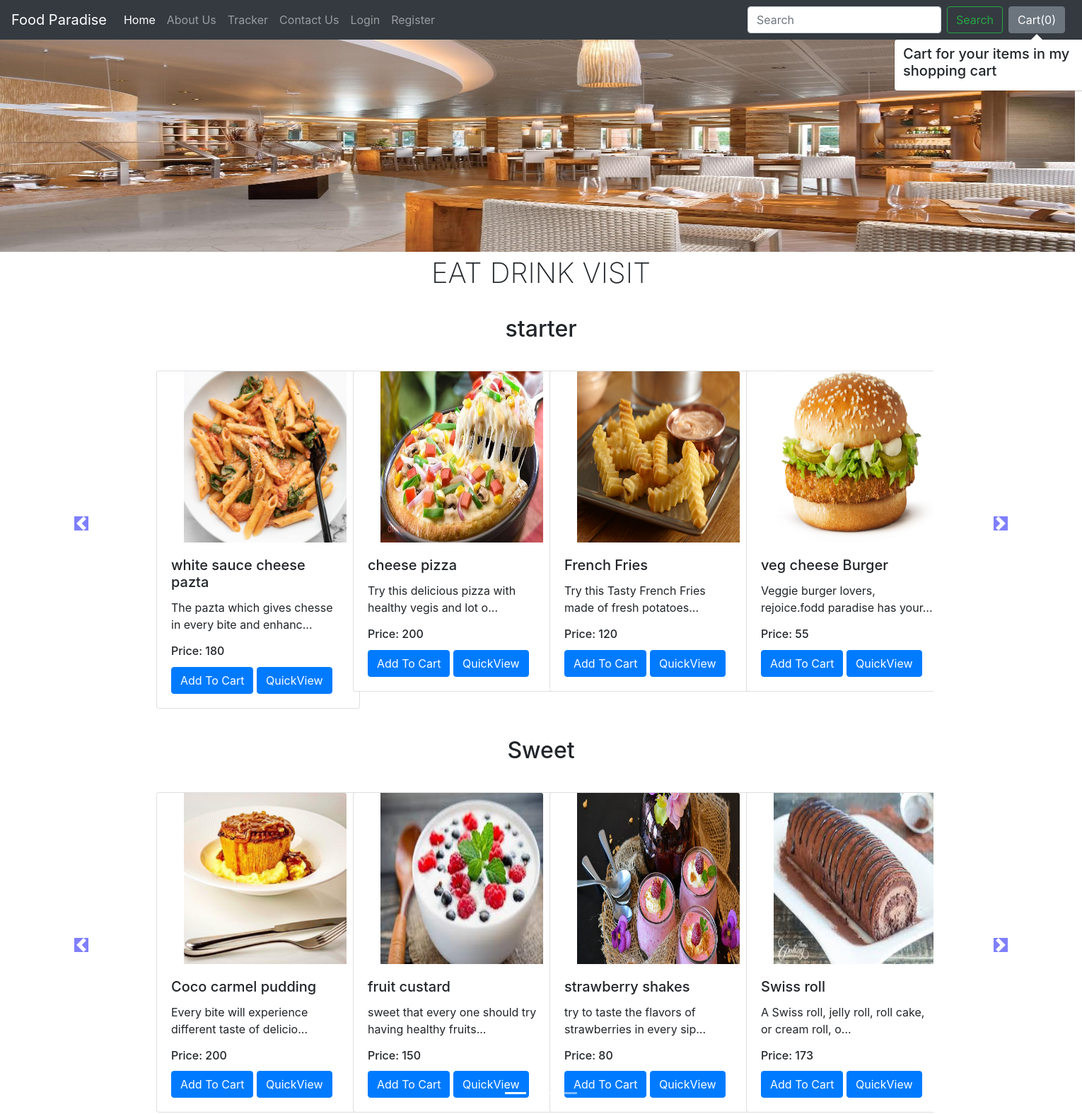
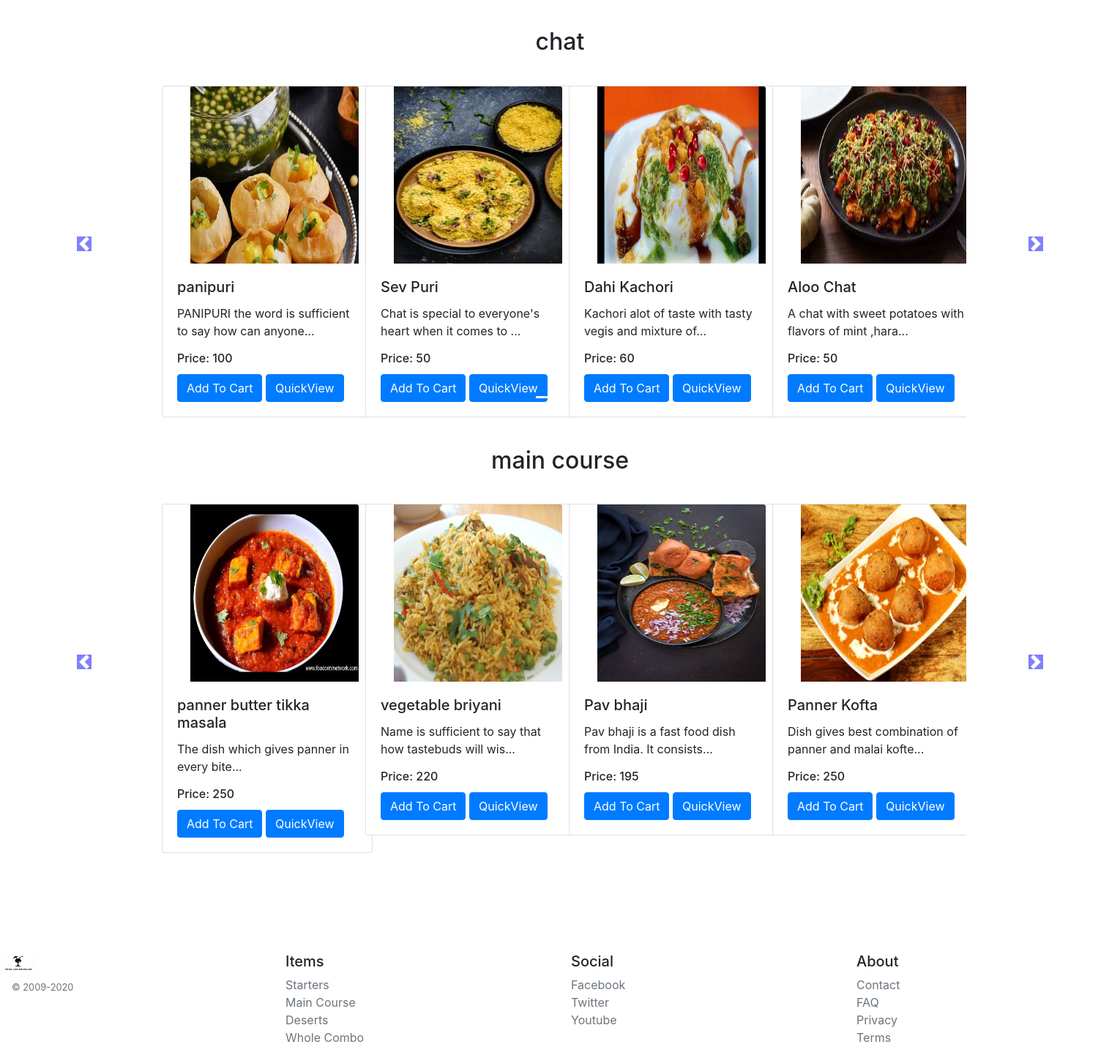
The app's page /shop/ with its own data (2 pictures, top to bottom).
### shop/models.py (models this page shows, shortened)
class Product(models.Model):
    id = models.AutoField(primary_key=True)
    product_name = models.CharField(max_length=50)
    category = models.CharField(max_length=50, default="")
    price = models.IntegerField(default=int('100'),null=True)
    desc = models.CharField(max_length=3000)
    image = models.ImageField(upload_to='shop/images', default="")

### shop/views.py (the view)
# urls.py: path("", views.index,name="ShopHome"),
def index(request):
    allProds=[]
    catprods =Product.objects.values('category','id')
    cats ={item['category'] for item in catprods}
    for cat in cats:
        prod =Product.objects.filter(category=cat)
        n =len(prod)
        nSlides =n//4 +ceil((n/4)-(n//4))
        allProds.append([prod,range(1,nSlides),nSlides])
    params={'allProds':allProds}
    return render(request,"index2.html",params)

### templates/index2.html (shortened to what this page needs)
{% extends 'base.html' %}
{% block body %}
{% load static %}
<div class="ri">
    <img src="/static/bg.jpg" width="1520" height="300" alt="">
</div>
<div class="tu">
    <span class="text1">Eat Drink Visit</span>
</div>
<div class="container">
    {% for product, range, nSlides in allProds %}
    <h2 class="my-4 text-center">{{product.0.category}}</h2>
    <div class="row">
        <div id="demo{{forloop.counter}}" class="col carousel slide my-3" data-ride="carousel">
            <ul class="carousel-indicators">
                <li data-target="#demo{{forloop.counter}}" data-slide-to="0" class="active"></li>
                {% for i in range %}
                <li data-target="#demo{{forloop.parentloop.counter}}" data-slide-to="{{i}}"></li>
                {% endfor %}
            </ul>
            <div class="container carousel-inner no-padding">
                <div class="carousel-item active">
                    {% for i in product %}
                    <div class="col-xs-3 col-sm-3 col-md-3">
                        <div class="card align-items-center" style="width: 18rem;">
                            <img src='/media/{{i.image}}' class="card-img-top" alt="...">
                            <div class="card-body">
                                <h5 class="card-title" id="namepr{{i.id}}">{{i.product_name}}</h5>
                                <p class="card-text">{{i.desc|slice:"0:53"}}...</p>
                                <h6 class="card-title" >Price: <span id="pricepr{{i.id}}">{{i.price}}</span></h6>
                                <span id="divpr{{i.id}}" class="divpr">
                                    <button id="pr{{i.id}}" class="btn btn-primary cart">Add To Cart</button>
                                </span>
                                <a href="/shop/products/{{i.id}}"><button id="qv{{i.id}}" class="btn btn-primary cart">QuickView</button></a>
                            </div>
                        </div>
                    </div>
                    {% if forloop.counter|divisibleby:4 and forloop.counter > 0 and not forloop.last %}
                </div>
                    {% endif %}
                    {% endfor %}
            </div>
        </div>
        <a class="carousel-control-prev" href="#demo{{forloop.counter}}" data-slide="prev">
            <span class="carousel-control-prev-icon"></span>
        </a>
        <a class="carousel-control-next" href="#demo{{forloop.counter}}" data-slide="next">
            <span class="carousel-control-next-icon"></span>
        </a>
    </div>
    {% endfor %}
</div>
{% endblock %}

### templates/base.html (shortened to what this page needs)
{% load static %}
<!doctype html>
<html lang="en">
  <head>
    <link rel="stylesheet" href="https://stackpath.bootstrapcdn.com/bootstrap/4.2.1/css/bootstrap.min.css">
  </head>
  <body>
    <nav class="navbar navbar-expand-lg navbar-dark bg-dark">
  <a class="navbar-brand" href="/shop">Food Paradise</a>
  <div class="collapse navbar-collapse" id="navbarSupportedContent">
    <ul class="navbar-nav mr-auto">
      {% if '/shop/' == request.path %}
        <li class="nav-item">
          <a class="nav-link active" href="/shop">Home <span class="sr-only">(current)</span></a>
        </li>
      {% else %}
        <li class="nav-item">
          <a class="nav-link" href="/shop">Home <span class="sr-only">(current)</span></a>
        </li>
      {% endif %}
      <li class="nav-item">
        {% if '/shop/about' in request.path %}
        <a class="nav-link active" href="/shop/about">About Us</a>
        {% else %}
          <a class="nav-link" href="/shop/about">About Us</a>
          {%endif %}
      </li>
      <li class="nav-item">
        {% if '/shop/tracker' in request.path %}
        <a class="nav-link active" href="/shop/tracker">Tracker</a>
        {% else %}
          <a class="nav-link" href="/shop/tracker">Tracker</a>
        {%endif %}
      </li>
       <li class="nav-item">
        {% if '/shop/contact' in request.path %}
        <a class="nav-link active" href="/shop/contact">Contact Us</a>
        {% else %}
          <a class="nav-link" href="/shop/contact">Contact Us</a>
        {% endif %}
       </li>
      {% if request.user.is_authenticated %}
        <li class="nav-item">
          <a href="#" class="nav-link active">Welcome , {{ request.user }} </a>
        </li>
        <li class="nav-item">
          <a class="nav-link" href="/shop/logout">Logout</a>
        </li>
        {% else %}
          <li class="nav-item">
            {% if '/shop/login' in request.path %}
            <a class="nav-link active" href="/shop/login">Login</a>
            {% else %}
              <a class="nav-link" href="/shop/login">Login</a>
            {% endif %}
          </li>
          <li class="nav-item">
            {% if '/shop/register' in request.path %}
            <a class="nav-link active" href="/shop/register">Register</a>
            {% else %}
              <a class="nav-link" href="/shop/register">Register</a>
            {% endif %}
          </li>
      {% endif %}
    </ul>
    <form method='get' action='/shop/search/' class="form-inline my-2 my-lg-0">
      <input class="form-control mr-sm-2" type="search" placeholder="Search" aria-label="Search" name="search" id="search">
      <button class="btn btn-outline-success my-2 my-sm-0" type="submit">Search</button>
    </form>
    <button type="button" class="btn btn-secondary mx-2" id="popcart" data-container="body" data-toggle="popover" data-placement="bottom" data-html="true" data-content="Vivamus
sagittis lacus vel augue laoreet rutrum faucibus.">
  Cart(<span id="cart">0</span>)
</button>
  </div>
</nav>
  {% block body %} {% endblock %}
  <br><br><br><br><br>
  <div class="row ">
    <div class="col-12 col-md">
      <img class="mb-2" src="{% static 'favicon.jpg' %}" alt="" width="50" height="30">
      <small class="d-block mb-3 text-muted mx-3">&copy; 2009-2020</small>
    </div>
    <div class="col-6 col-md">
      <h5>Items</h5>
      <ul class="list-unstyled text-small">
        <li><a class="text-muted" href="/shop">Starters</a></li>
        <li><a class="text-muted" href="/shop">Main Course</a></li>
        <li><a class="text-muted" href="/shop">Deserts</a></li>
        <li><a class="text-muted" href="/shop">Whole Combo</a></li>
      </ul>
    </div>
    <div class="col-6 col-md">
      <h5>Social</h5>
      <ul class="list-unstyled text-small">
        <li><a class="text-muted" href="#">Facebook</a></li>
        <li><a class="text-muted" href="#">Twitter</a></li>
        <li><a class="text-muted" href="#">Youtube</a></li>
      </ul>
    </div>
    <div class="col-6 col-md">
      <h5>About</h5>
      <ul class="list-unstyled text-small">
        <li><a class="text-muted" href="/shop/contact">Contact</a></li>
        <li><a class="text-muted" href="/shop/faq/">FAQ</a></li>
        <li><a class="text-muted" href="#">Privacy</a></li>
        <li><a class="text-muted" href="#">Terms</a></li>
      </ul>
    </div>
  </div>
  </body>
</html>

### records on screen
Product: category "starter", image (picture), product_name "white sauce cheese pazta", desc "The pazta which gives chesse in every bite and enhanc", price "180"
Product: image (picture), product_name "cheese pizza", desc "Try this delicious pizza with healthy vegis and lot o", price "200"
Product: image (picture), product_name "French Fries", desc "Try this Tasty French Fries made of fresh potatoes", price "120"
Product: image (picture), product_name "veg cheese Burger", desc "Veggie burger lovers, rejoice.fodd paradise has your", price "55"
Product: category "Sweet", image (picture), product_name "Coco carmel pudding", desc "Every bite will experience different taste of delicio", price "200"
Product: image (picture), product_name "fruit custard", desc "sweet that every one should try having healthy fruits", price "150"
Product: image (picture), product_name "strawberry shakes", desc "try to taste the flavors of strawberries in every sip", price "80"
Product: image (picture), product_name "Swiss roll", desc "A Swiss roll, jelly roll, roll cake, or cream roll, o", price "173"
Product: category "chat", image (picture), product_name "panipuri", desc "PANIPURI the word is sufficient to say how can anyone", price "100"
Product: image (picture), product_name "Sev Puri", desc "Chat is special to everyone's heart when it comes to", price "50"
Product: image (picture), product_name "Dahi Kachori", desc "Kachori alot of taste with tasty vegis and mixture of", price "60"
Product: image (picture), product_name "Aloo Chat", desc "A chat with sweet potatoes with flavors of mint ,hara", price "50"
Product: category "main course", image (picture), product_name "panner butter tikka masala", desc "The dish which gives panner in every bite", price "250"
Product: image (picture), product_name "vegetable briyani", desc "Name is sufficient to say that how tastebuds will wis", price "220"
Product: image (picture), product_name "Pav bhaji", desc "Pav bhaji is a fast food dish from India. It consists", price "195"
Product: image (picture), product_name "Panner Kofta", desc "Dish gives best combination of panner and malai kofte", price "250"
